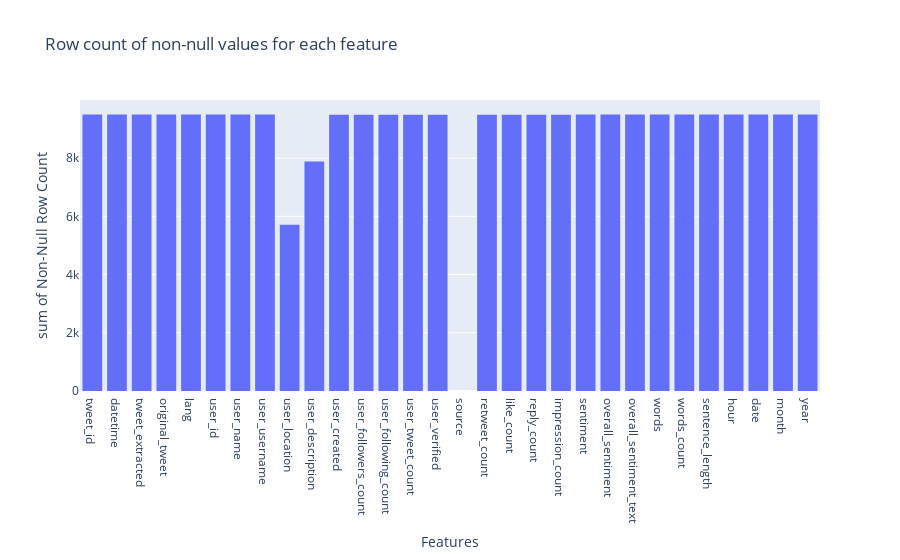
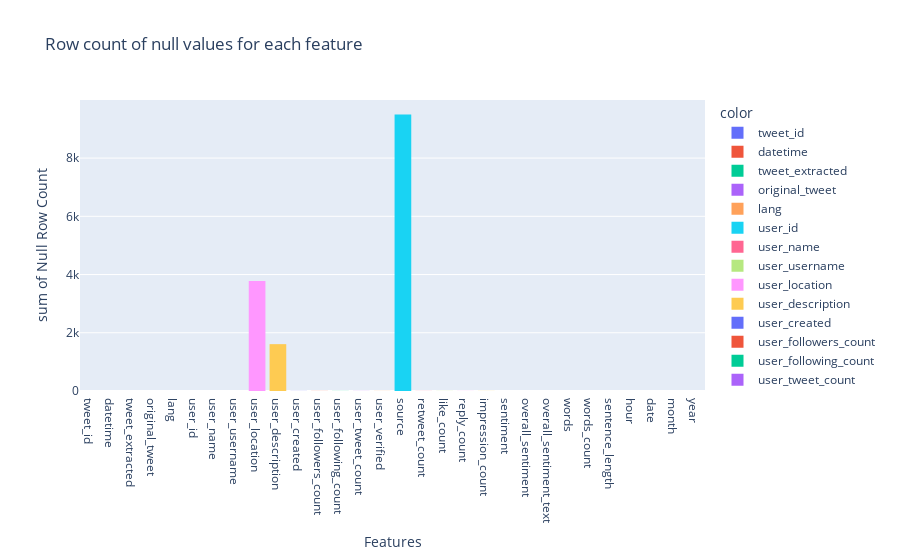
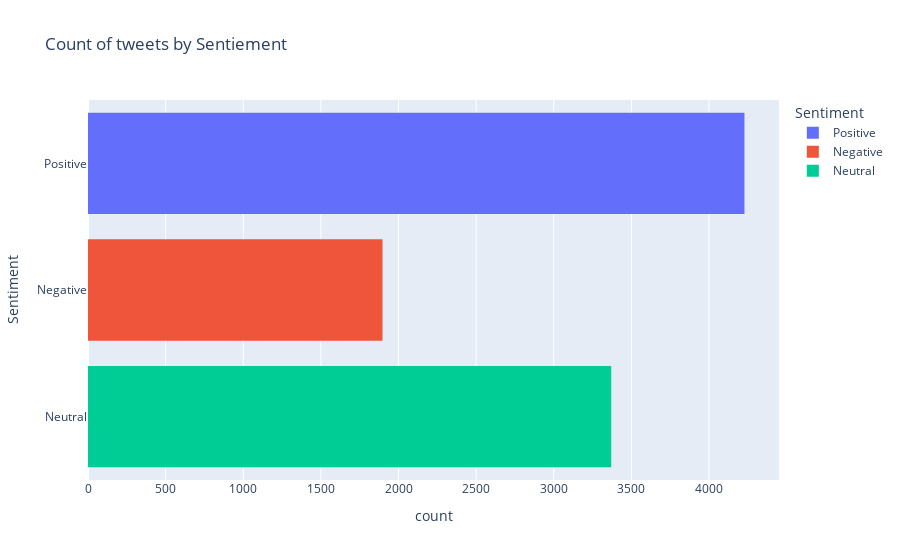

Here is the notebook cell these charts were saved with, in order:
### Code cell
# Row counts
features = data.columns
row_counts = [data[feat].count() for feat in features]
barplot = sns.barplot(x=features, y=row_counts)
plt.setp(barplot.get_xticklabels(), rotation=90)
barplot.set(xlabel='Features', ylabel='Non-Null Row Count', title='Row count of non-null values for each feature')
plt.show(barplot)

hist1 = px.histogram(x=features, y=row_counts, title='Row count of non-null values for each feature'
                     , labels={'x': 'Features', 'y': 'Non-Null Row Count'}
                     )
hist1.show()

count_na = [data[feat].isna().sum() for feat in features]
barplot2 = sns.barplot(x=features, y=count_na)
plt.setp(barplot2.get_xticklabels(), rotation=90)
barplot2.set(xlabel='Features', ylabel='Null Row Count', title='Row count of null values for each feature')
plt.show(barplot2)

hist2 = px.histogram(x=features, y=count_na, title='Row count of null values for each feature'
                     , labels={'x': 'Features', 'y': 'Null Row Count'}
                     , color=features
                     )
hist2.show()

barplot3 = sns.barplot(y=data['overall_sentiment_text'].unique(), x=data['overall_sentiment_text'].value_counts())
barplot3.set(ylabel='Sentiment', xlabel='Row Count', title='Count of tweets by Sentiement')
plt.show(barplot3)

hist3 = px.histogram(data_frame=data, y='overall_sentiment_text'
                     , title='Count of tweets by Sentiement'
                     , labels={'overall_sentiment_text': 'Sentiment'}
                     , color='overall_sentiment_text')
hist3.show()

### Figure 1 — Plotly figure (JSON) as saved in the notebook; plotly's stock layout.template omitted (floating-point values rounded to 4 significant figures)
{"data": [{"alignmentgroup": "True", "bingroup": "x", "histfunc": "sum", "hovertemplate": "Features=%{x}<br>sum of Non-Null Row Count=%{y}<extra></extra>", "legendgroup": "", "marker": {"color": "#636efa", "pattern": {"shape": ""}}, "name": "", "offsetgroup": "", "orientation": "v", "showlegend": false, "type": "histogram", "x": ["tweet_id", "datetime", "tweet_extracted", "original_tweet", "lang", "user_id", "user_name", "user_username", "user_location", "user_description", "user_created", "user_followers_count", "user_following_count", "user_tweet_count", "user_verified", "source", "retweet_count", "like_count", "reply_count", "impression_count", "sentiment", "overall_sentiment", "overall_sentiment_text", "words", "words_count", "sentence_length", "hour", "date", "month", "year"], "xaxis": "x", "y": [9495, 9495, 9495, 9495, 9495, 9495, 9495, 9495, 5714, 7886, 9492, 9492, 9492, 9492, 9492, 0, 9492, 9492, 9492, 9492, 9495, 9495, 9495, 9495, 9495, 9495, 9495, 9495, 9495, 9495], "yaxis": "y"}], "layout": {"barmode": "relative", "legend": {"tracegroupgap": 0}, "title": {"text": "Row count of non-null values for each feature"}, "xaxis": {"anchor": "y", "domain": [0, 1], "title": {"text": "Features"}}, "yaxis": {"anchor": "x", "domain": [0, 1], "title": {"text": "sum of Non-Null Row Count"}}}}

### Figure 2 — Plotly figure (JSON) as saved in the notebook; plotly's stock layout.template omitted (floating-point values rounded to 4 significant figures)
{"data": [{"alignmentgroup": "True", "bingroup": "x", "histfunc": "sum", "hovertemplate": "color=tweet_id<br>Features=%{x}<br>sum of Null Row Count=%{y}<extra></extra>", "legendgroup": "tweet_id", "marker": {"color": "#636efa", "pattern": {"shape": ""}}, "name": "tweet_id", "offsetgroup": "tweet_id", "orientation": "v", "showlegend": true, "type": "histogram", "x": ["tweet_id"], "xaxis": "x", "y": [0], "yaxis": "y"}, {"alignmentgroup": "True", "bingroup": "x", "histfunc": "sum", "hovertemplate": "color=datetime<br>Features=%{x}<br>sum of Null Row Count=%{y}<extra></extra>", "legendgroup": "datetime", "marker": {"color": "#EF553B", "pattern": {"shape": ""}}, "name": "datetime", "offsetgroup": "datetime", "orientation": "v", "showlegend": true, "type": "histogram", "x": ["datetime"], "xaxis": "x", "y": [0], "yaxis": "y"}, {"alignmentgroup": "True", "bingroup": "x", "histfunc": "sum", "hovertemplate": "color=tweet_extracted<br>Features=%{x}<br>sum of Null Row Count=%{y}<extra></extra>", "legendgroup": "tweet_extracted", "marker": {"color": "#00cc96", "pattern": {"shape": ""}}, "name": "tweet_extracted", "offsetgroup": "tweet_extracted", "orientation": "v", "showlegend": true, "type": "histogram", "x": ["tweet_extracted"], "xaxis": "x", "y": [0], "yaxis": "y"}, {"alignmentgroup": "True", "bingroup": "x", "histfunc": "sum", "hovertemplate": "color=original_tweet<br>Features=%{x}<br>sum of Null Row Count=%{y}<extra></extra>", "legendgroup": "original_tweet", "marker": {"color": "#ab63fa", "pattern": {"shape": ""}}, "name": "original_tweet", "offsetgroup": "original_tweet", "orientation": "v", "showlegend": true, "type": "histogram", "x": ["original_tweet"], "xaxis": "x", "y": [0], "yaxis": "y"}, {"alignmentgroup": "True", "bingroup": "x", "histfunc": "sum", "hovertemplate": "color=lang<br>Features=%{x}<br>sum of Null Row Count=%{y}<extra></extra>", "legendgroup": "lang", "marker": {"color": "#FFA15A", "pattern": {"shape": ""}}, "name": "lang", "offsetgroup": "lang", "orientation": "v", "showlegend": true, "type": "histogram", "x": ["lang"], "xaxis": "x", "y": [0], "yaxis": "y"}, {"alignmentgroup": "True", "bingroup": "x", "histfunc": "sum", "hovertemplate": "color=user_id<br>Features=%{x}<br>sum of Null Row Count=%{y}<extra></extra>", "legendgroup": "user_id", "marker": {"color": "#19d3f3", "pattern": {"shape": ""}}, "name": "user_id", "offsetgroup": "user_id", "orientation": "v", "showlegend": true, "type": "histogram", "x": ["user_id"], "xaxis": "x", "y": [0], "yaxis": "y"}, {"alignmentgroup": "True", "bingroup": "x", "histfunc": "sum", "hovertemplate": "color=user_name<br>Features=%{x}<br>sum of Null Row Count=%{y}<extra></extra>", "legendgroup": "user_name", "marker": {"color": "#FF6692", "pattern": {"shape": ""}}, "name": "user_name", "offsetgroup": "user_name", "orientation": "v", "showlegend": true, "type": "histogram", "x": ["user_name"], "xaxis": "x", "y": [0], "yaxis": "y"}, {"alignmentgroup": "True", "bingroup": "x", "histfunc": "sum", "hovertemplate": "color=user_username<br>Features=%{x}<br>sum of Null Row Count=%{y}<extra></extra>", "legendgroup": "user_username", "marker": {"color": "#B6E880", "pattern": {"shape": ""}}, "name": "user_username", "offsetgroup": "user_username", "orientation": "v", "showlegend": true, "type": "histogram", "x": ["user_username"], "xaxis": "x", "y": [0], "yaxis": "y"}, {"alignmentgroup": "True", "bingroup": "x", "histfunc": "sum", "hovertemplate": "color=user_location<br>Features=%{x}<br>sum of Null Row Count=%{y}<extra></extra>", "legendgroup": "user_location", "marker": {"color": "#FF97FF", "pattern": {"shape": ""}}, "name": "user_location", "offsetgroup": "user_location", "orientation": "v", "showlegend": true, "type": "histogram", "x": ["user_location"], "xaxis": "x", "y": [3781], "yaxis": "y"}, {"alignmentgroup": "True", "bingroup": "x", "histfunc": "sum", "hovertemplate": "color=user_description<br>Features=%{x}<br>sum of Null Row Count=%{y}<extra></extra>", "legendgroup": "user_description", "marker": {"color": "#FECB52", "pattern": {"shape": ""}}, "name": "user_description", "offsetgroup": "user_description", "orientation": "v", "showlegend": true, "type": "histogram", "x": ["user_description"], "xaxis": "x", "y": [1609], "yaxis": "y"}, {"alignmentgroup": "True", "bingroup": "x", "histfunc": "sum", "hovertemplate": "color=user_created<br>Features=%{x}<br>sum of Null Row Count=%{y}<extra></extra>", "legendgroup": "user_created", "marker": {"color": "#636efa", "pattern": {"shape": ""}}, "name": "user_created", "offsetgroup": "user_created", "orientation": "v", "showlegend": true, "type": "histogram", "x": ["user_created"], "xaxis": "x", "y": [3], "yaxis": "y"}, {"alignmentgroup": "True", "bingroup": "x", "histfunc": "sum", "hovertemplate": "color=user_followers_count<br>Features=%{x}<br>sum of Null Row Count=%{y}<extra></extra>", "legendgroup": "user_followers_count", "marker": {"color": "#EF553B", "pattern": {"shape": ""}}, "name": "user_followers_count", "offsetgroup": "user_followers_count", "orientation": "v", "showlegend": true, "type": "histogram", "x": ["user_followers_count"], "xaxis": "x", "y": [3], "yaxis": "y"}, {"alignmentgroup": "True", "bingroup": "x", "histfunc": "sum", "hovertemplate": "color=user_following_count<br>Features=%{x}<br>sum of Null Row Count=%{y}<extra></extra>", "legendgroup": "user_following_count", "marker": {"color": "#00cc96", "pattern": {"shape": ""}}, "name": "user_following_count", "offsetgroup": "user_following_count", "orientation": "v", "showlegend": true, "type": "histogram", "x": ["user_following_count"], "xaxis": "x", "y": [3], "yaxis": "y"}, {"alignmentgroup": "True", "bingroup": "x", "histfunc": "sum", "hovertemplate": "color=user_tweet_count<br>Features=%{x}<br>sum of Null Row Count=%{y}<extra></extra>", "legendgroup": "user_tweet_count", "marker": {"color": "#ab63fa", "pattern": {"shape": ""}}, "name": "user_tweet_count", "offsetgroup": "user_tweet_count", "orientation": "v", "showlegend": true, "type": "histogram", "x": ["user_tweet_count"], "xaxis": "x", "y": [3], "yaxis": "y"}, {"alignmentgroup": "True", "bingroup": "x", "histfunc": "sum", "hovertemplate": "color=user_verified<br>Features=%{x}<br>sum of Null Row Count=%{y}<extra></extra>", "legendgroup": "user_verified", "marker": {"color": "#FFA15A", "pattern": {"shape": ""}}, "name": "user_verified", "offsetgroup": "user_verified", "orientation": "v", "showlegend": true, "type": "histogram", "x": ["user_verified"], "xaxis": "x", "y": [3], "yaxis": "y"}, {"alignmentgroup": "True", "bingroup": "x", "histfunc": "sum", "hovertemplate": "color=source<br>Features=%{x}<br>sum of Null Row Count=%{y}<extra></extra>", "legendgroup": "source", "marker": {"color": "#19d3f3", "pattern": {"shape": ""}}, "name": "source", "offsetgroup": "source", "orientation": "v", "showlegend": true, "type": "histogram", "x": ["source"], "xaxis": "x", "y": [9495], "yaxis": "y"}, {"alignmentgroup": "True", "bingroup": "x", "histfunc": "sum", "hovertemplate": "color=retweet_count<br>Features=%{x}<br>sum of Null Row Count=%{y}<extra></extra>", "legendgroup": "retweet_count", "marker": {"color": "#FF6692", "pattern": {"shape": ""}}, "name": "retweet_count", "offsetgroup": "retweet_count", "orientation": "v", "showlegend": true, "type": "histogram", "x": ["retweet_count"], "xaxis": "x", "y": [3], "yaxis": "y"}, {"alignmentgroup": "True", "bingroup": "x", "histfunc": "sum", "hovertemplate": "color=like_count<br>Features=%{x}<br>sum of Null Row Count=%{y}<extra></extra>", "legendgroup": "like_count", "marker": {"color": "#B6E880", "pattern": {"shape": ""}}, "name": "like_count", "offsetgroup": "like_count", "orientation": "v", "showlegend": true, "type": "histogram", "x": ["like_count"], "xaxis": "x", "y": [3], "yaxis": "y"}, {"alignmentgroup": "True", "bingroup": "x", "histfunc": "sum", "hovertemplate": "color=reply_count<br>Features=%{x}<br>sum of Null Row Count=%{y}<extra></extra>", "legendgroup": "reply_count", "marker": {"color": "#FF97FF", "pattern": {"shape": ""}}, "name": "reply_count", "offsetgroup": "reply_count", "orientation": "v", "showlegend": true, "type": "histogram", "x": ["reply_count"], "xaxis": "x", "y": [3], "yaxis": "y"}, {"alignmentgroup": "True", "bingroup": "x", "histfunc": "sum", "hovertemplate": "color=impression_count<br>Features=%{x}<br>sum of Null Row Count=%{y}<extra></extra>", "legendgroup": "impression_count", "marker": {"color": "#FECB52", "pattern": {"shape": ""}}, "name": "impression_count", "offsetgroup": "impression_count", "orientation": "v", "showlegend": true, "type": "histogram", "x": ["impression_count"], "xaxis": "x", "y": [3], "yaxis": "y"}, {"alignmentgroup": "True", "bingroup": "x", "histfunc": "sum", "hovertemplate": "color=sentiment<br>Features=%{x}<br>sum of Null Row Count=%{y}<extra></extra>", "legendgroup": "sentiment", "marker": {"color": "#636efa", "pattern": {"shape": ""}}, "name": "sentiment", "offsetgroup": "sentiment", "orientation": "v", "showlegend": true, "type": "histogram", "x": ["sentiment"], "xaxis": "x", "y": [0], "yaxis": "y"}, {"alignmentgroup": "True", "bingroup": "x", "histfunc": "sum", "hovertemplate": "color=overall_sentiment<br>Features=%{x}<br>sum of Null Row Count=%{y}<extra></extra>", "legendgroup": "overall_sentiment", "marker": {"color": "#EF553B", "pattern": {"shape": ""}}, "name": "overall_sentiment", "offsetgroup": "overall_sentiment", "orientation": "v", "showlegend": true, "type": "histogram", "x": ["overall_sentiment"], "xaxis": "x", "y": [0], "yaxis": "y"}, {"alignmentgroup": "True", "bingroup": "x", "histfunc": "sum", "hovertemplate": "color=overall_sentiment_text<br>Features=%{x}<br>sum of Null Row Count=%{y}<extra></extra>", "legendgroup": "overall_sentiment_text", "marker": {"color": "#00cc96", "pattern": {"shape": ""}}, "name": "overall_sentiment_text", "offsetgroup": "overall_sentiment_text", "orientation": "v", "showlegend": true, "type": "histogram", "x": ["overall_sentiment_text"], "xaxis": "x", "y": [0], "yaxis": "y"}, {"alignmentgroup": "True", "bingroup": "x", "histfunc": "sum", "hovertemplate": "color=words<br>Features=%{x}<br>sum of Null Row Count=%{y}<extra></extra>", "legendgroup": "words", "marker": {"color": "#ab63fa", "pattern": {"shape": ""}}, "name": "words", "offsetgroup": "words", "orientation": "v", "showlegend": true, "type": "histogram", "x": ["words"], "xaxis": "x", "y": [0], "yaxis": "y"}, {"alignmentgroup": "True", "bingroup": "x", "histfunc": "sum", "hovertemplate": "color=words_count<br>Features=%{x}<br>sum of Null Row Count=%{y}<extra></extra>", "legendgroup": "words_count", "marker": {"color": "#FFA15A", "pattern": {"shape": ""}}, "name": "words_count", "offsetgroup": "words_count", "orientation": "v", "showlegend": true, "type": "histogram", "x": ["words_count"], "xaxis": "x", "y": [0], "yaxis": "y"}, {"alignmentgroup": "True", "bingroup": "x", "histfunc": "sum", "hovertemplate": "color=sentence_length<br>Features=%{x}<br>sum of Null Row Count=%{y}<extra></extra>", "legendgroup": "sentence_length", "marker": {"color": "#19d3f3", "pattern": {"shape": ""}}, "name": "sentence_length", "offsetgroup": "sentence_length", "orientation": "v", "showlegend": true, "type": "histogram", "x": ["sentence_length"], "xaxis": "x", "y": [0], "yaxis": "y"}, {"alignmentgroup": "True", "bingroup": "x", "histfunc": "sum", "hovertemplate": "color=hour<br>Features=%{x}<br>sum of Null Row Count=%{y}<extra></extra>", "legendgroup": "hour", "marker": {"color": "#FF6692", "pattern": {"shape": ""}}, "name": "hour", "offsetgroup": "hour", "orientation": "v", "showlegend": true, "type": "histogram", "x": ["hour"], "xaxis": "x", "y": [0], "yaxis": "y"}, {"alignmentgroup": "True", "bingroup": "x", "histfunc": "sum", "hovertemplate": "color=date<br>Features=%{x}<br>sum of Null Row Count=%{y}<extra></extra>", "legendgroup": "date", "marker": {"color": "#B6E880", "pattern": {"shape": ""}}, "name": "date", "offsetgroup": "date", "orientation": "v", "showlegend": true, "type": "histogram", "x": ["date"], "xaxis": "x", "y": [0], "yaxis": "y"}, {"alignmentgroup": "True", "bingroup": "x", "histfunc": "sum", "hovertemplate": "color=month<br>Features=%{x}<br>sum of Null Row Count=%{y}<extra></extra>", "legendgroup": "month", "marker": {"color": "#FF97FF", "pattern": {"shape": ""}}, "name": "month", "offsetgroup": "month", "orientation": "v", "showlegend": true, "type": "histogram", "x": ["month"], "xaxis": "x", "y": [0], "yaxis": "y"}, {"alignmentgroup": "True", "bingroup": "x", "histfunc": "sum", "hovertemplate": "color=year<br>Features=%{x}<br>sum of Null Row Count=%{y}<extra></extra>", "legendgroup": "year", "marker": {"color": "#FECB52", "pattern": {"shape": ""}}, "name": "year", "offsetgroup": "year", "orientation": "v", "showlegend": true, "type": "histogram", "x": ["year"], "xaxis": "x", "y": [0], "yaxis": "y"}], "layout": {"barmode": "relative", "legend": {"title": {"text": "color"}, "tracegroupgap": 0}, "title": {"text": "Row count of null values for each feature"}, "xaxis": {"anchor": "y", "domain": [0, 1], "title": {"text": "Features"}}, "yaxis": {"anchor": "x", "domain": [0, 1], "title": {"text": "sum of Null Row Count"}}}}

### Figure 3 — Plotly figure (JSON) as saved in the notebook; plotly's stock layout.template omitted (floating-point values rounded to 4 significant figures; data arrays with more than 128 entries replaced by an {"elided": "..."} marker saying what was removed)
{"data": [{"alignmentgroup": "True", "bingroup": "y", "hovertemplate": "Sentiment=%{y}<br>count=%{x}<extra></extra>", "legendgroup": "Positive", "marker": {"color": "#636efa", "pattern": {"shape": ""}}, "name": "Positive", "offsetgroup": "Positive", "orientation": "h", "showlegend": true, "type": "histogram", "xaxis": "x", "y": {"elided": "4228 str values"}, "yaxis": "y"}, {"alignmentgroup": "True", "bingroup": "y", "hovertemplate": "Sentiment=%{y}<br>count=%{x}<extra></extra>", "legendgroup": "Negative", "marker": {"color": "#EF553B", "pattern": {"shape": ""}}, "name": "Negative", "offsetgroup": "Negative", "orientation": "h", "showlegend": true, "type": "histogram", "xaxis": "x", "y": {"elided": "1897 str values"}, "yaxis": "y"}, {"alignmentgroup": "True", "bingroup": "y", "hovertemplate": "Sentiment=%{y}<br>count=%{x}<extra></extra>", "legendgroup": "Neutral", "marker": {"color": "#00cc96", "pattern": {"shape": ""}}, "name": "Neutral", "offsetgroup": "Neutral", "orientation": "h", "showlegend": true, "type": "histogram", "xaxis": "x", "y": {"elided": "3370 str values"}, "yaxis": "y"}], "layout": {"barmode": "relative", "legend": {"title": {"text": "Sentiment"}, "tracegroupgap": 0}, "title": {"text": "Count of tweets by Sentiement"}, "xaxis": {"anchor": "y", "domain": [0, 1], "title": {"text": "count"}}, "yaxis": {"anchor": "x", "categoryarray": ["Neutral", "Negative", "Positive"], "categoryorder": "array", "domain": [0, 1], "title": {"text": "Sentiment"}}}}
